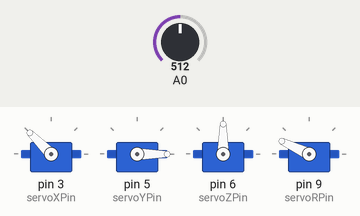
Bench run of a sketch on a simulated Arduino Uno, built with avr-gcc and run on an emulated ATmega328P. On the bench: 4 × servo. The test bench sets the inputs (shaded band); at power-on: A0 = 512. What the sketch prints to the serial monitor is not drawn.

Above: at 1.2 s.
1.3 s: A0 set to 716
At 1.8 s:
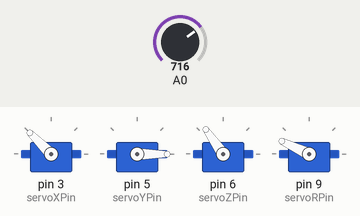
2.8 s: A0 set to 900
At 4.0 s:
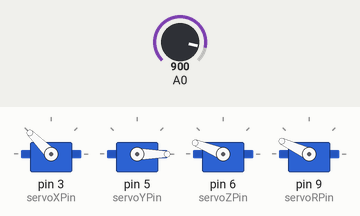
4.3 s: A0 set to 1023
At 5.3 s:
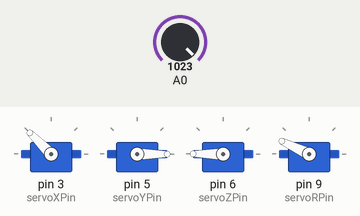
5.8 s: A0 set to 306
At 6.3 s:
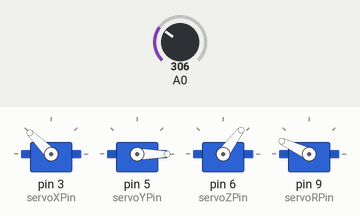
7.3 s: A0 set to 122
At 8.5 s:
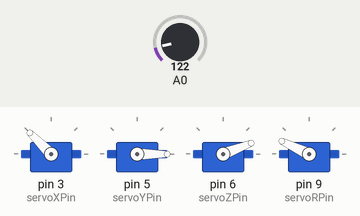
8.8 s: A0 set to 0
At 9.8 s:
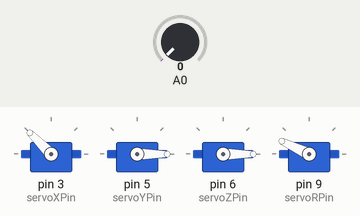
Timing chart, 0 to 11.3 s (numbered marks = the images above; inputs shaded):
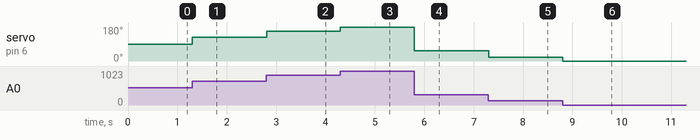

Measured:
- after the input at 1.3 s, servo on pin 6 (servoZPin): 90° → 125° at once
- after the input at 2.8 s, servo on pin 6 (servoZPin): 125° → 158° at once
- after the input at 4.3 s, servo on pin 6 (servoZPin): 158° → 180° at once
- after the input at 5.8 s, servo on pin 6 (servoZPin): 180° → 53° at once
- after the input at 7.3 s, servo on pin 6 (servoZPin): 53° → 21° at once
- after the input at 8.8 s, servo on pin 6 (servoZPin): 21° → 0° at once

The sketch:

week_final_potmap.ino
```cpp
#include <Servo.h>

Servo servoX;  // create servo object to control an X axis servo
Servo servoY;  // and for Y
Servo servoZ;
Servo servoR;

// (a maximum of eight servo objects can be created!)

int servoXPin = 3;  // what pins are our servos connected to?
int servoYPin = 5;
int servoZPin = 6;
int servoRPin = 9;

int posX = 135;    // variable to store the servo position
int posY = 0;
int posZ = 0;
int posR = 155 ; // variable to store the other servo position

void setup() {
  Serial.begin(9600);  // we're gonna use serial comm.

  // "attach" servos
  servoX.attach(servoXPin);  // attaches the servo on pin 10 to the servo object
  servoY.attach(servoYPin);
  servoZ.attach(servoZPin);// attaches the servo on pin 11 to the servo object
  servoR.attach(servoRPin);
}

void loop() {
  // see if there is available serial data
  //  if (Serial.available() > 1) {

  // read the incoming bytes
  //    posX = Serial.read();
  //    posY = Serial.read();
  //  }


  //int posX = analogRead(0);
  int posZ = analogRead(0);
  //int posZ = analogRead(0);
  int mappedVal = map(posX, 0, 1023, 0, 180);
  int mappedVal2 = map(posY, 0, 1023, 0, 180);
  int mappedVal3 = map(posZ, 0, 1023, 0, 180);
  int mappedVal4 = map(posR, 0, 1023, 0, 180);


  // "write" for a servo motor just tells it what angle to go to
  servoX.write(posX);
  servoY.write(posY);
  servoZ.write(mappedVal3);
  servoR.write(posR);
  Serial.println(mappedVal3);
}
```
